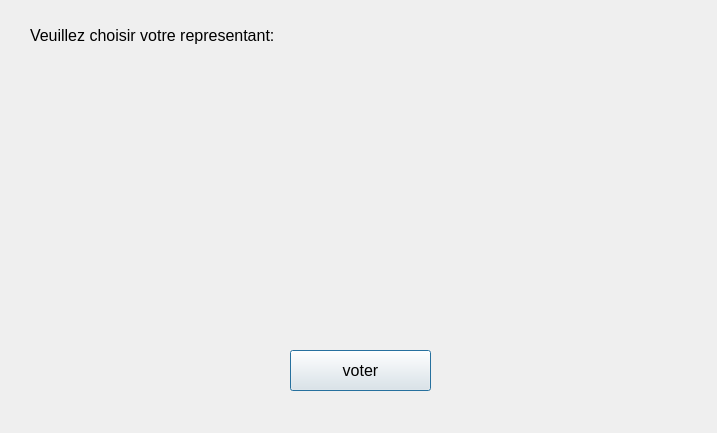
<?xml version="1.0" encoding="UTF-8"?>
<ui version="4.0">
 <class>fenetreElection</class>
 <widget class="QDialog" name="fenetreElection">
  <property name="geometry">
   <rect>
    <x>0</x>
    <y>0</y>
    <width>717</width>
    <height>433</height>
   </rect>
  </property>
  <property name="windowTitle">
   <string>Election</string>
  </property>
  <widget class="QLabel" name="label">
   <property name="geometry">
    <rect>
     <x>30</x>
     <y>20</y>
     <width>351</width>
     <height>31</height>
    </rect>
   </property>
   <property name="font">
    <font>
     <pointsize>12</pointsize>
    </font>
   </property>
   <property name="text">
    <string>Veuillez choisir votre representant:</string>
   </property>
  </widget>
  <widget class="QPushButton" name="pushButton">
   <property name="geometry">
    <rect>
     <x>290</x>
     <y>350</y>
     <width>141</width>
     <height>41</height>
    </rect>
   </property>
   <property name="font">
    <font>
     <pointsize>12</pointsize>
    </font>
   </property>
   <property name="text">
    <string>voter</string>
   </property>
  </widget>
  <widget class="QWidget" name="verticalLayoutWidget">
   <property name="geometry">
    <rect>
     <x>30</x>
     <y>80</y>
     <width>661</width>
     <height>241</height>
    </rect>
   </property>
   <layout class="QVBoxLayout" name="rdb_layout"/>
  </widget>
 </widget>
 <resources/>
 <connections/>
</ui>
